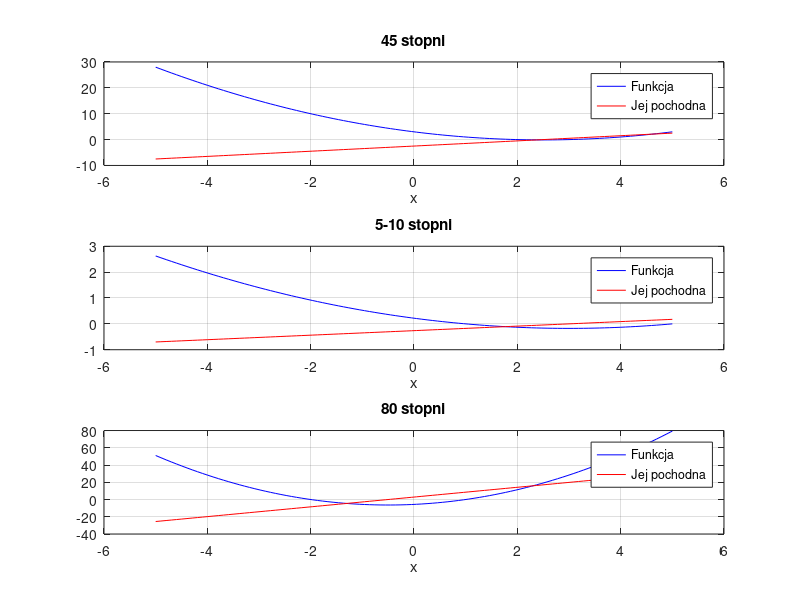

The MATLAB source for this figure: (Note: this script raises an error after producing the figure.)
clear all;
close all;
clc;

x1_45 = 2;
x2_45 = 3;

x1_5 = 1;
x2_5 = 5;

x1_80 = -2;
x2_80 = 1;

a45 = tan(deg2rad(45))/2;
a5 = tan(deg2rad(5))/2;
a80 = tan(deg2rad(80))/2;

f45 = @(x) a45 * (x - x1_45) .* (x - x2_45);
f5 = @(x) a5 * (x - x1_5) .* (x - x2_5);
f80 = @(x) a80 * (x - x1_80) .* (x - x2_80);

fp45 = @(x) 2 * a45 * x - a45 * (x1_45 + x2_45);
fp5 = @(x) 2 * a5 * x - a5 * (x1_5 + x2_5);
fp80 = @(x) 2 * a80 * x - a80 * (x1_80 + x2_80);

x = linspace(-5,5,100);

desZero45 = 2;
desZero80 = 1;
desZero5 = 1;

figure;
subplot(3, 1, 1);
plot(x, f45(x), 'b-', x, fp45(x), 'r-');
title('45 stopni'); xlabel('x'); grid on;
legend('Funkcja', 'Jej pochodna');

subplot(3, 1, 2);
plot(x, f5(x), 'b-', x, fp5(x), 'r-');
title('5-10 stopni'); xlabel('x'); grid on;
legend('Funkcja', 'Jej pochodna');

subplot(3, 1, 3);
plot(x, f80(x), 'b-', x, fp80(x), 'r-');
title('80 stopni'); xlabel('x'); grid on;
legend('Funkcja', 'Jej pochodna');

it=20;
cb45 = nonlinsolvers(f45, fp45, 0, 2.5, 'regula-falsi', it);
cb5 = nonlinsolvers(f5, fp5, 0, 2.5, 'regula-falsi', it);
cb80 = nonlinsolvers(f80, fp80, 0, 2.5, 'regula-falsi', it);

figure;
plot( 1:it,cb45,'o-'); xlabel('iter'); ylabel('cb(iter)');
title("45 deg"); 
figure;
plot( 1:it,cb5,'o-'); xlabel('iter'); ylabel('cb(iter)');
title("5 deg");
figure;
plot( 1:it,cb80,'o-'); xlabel('iter'); ylabel('cb(iter)');
title("80 deg");
tolerance = 0.001/100;

if abs(cb80(end)-desZero80) < tolerance
    disp('Osiągnięto wymaganą dokładność dla nachylenia 80');
else
    disp('Nie osiągnięto wymaganej dokładności dla nachylenia 80');
end

if abs(cb45(end)-desZero45) < tolerance
    disp('Osiągnięto wymaganą dokładność dla nachylenia 45');
else
    disp('Nie osiągnięto wymaganej dokładności dla nachylenia 45');
end


if abs(cb5(end)-desZero5) < tolerance
    disp('Osiągnięto wymaganą dokładność dla nachylenia 5');
else
    disp('Nie osiągnięto wymaganej dokładności dla nachylenia 5');
end